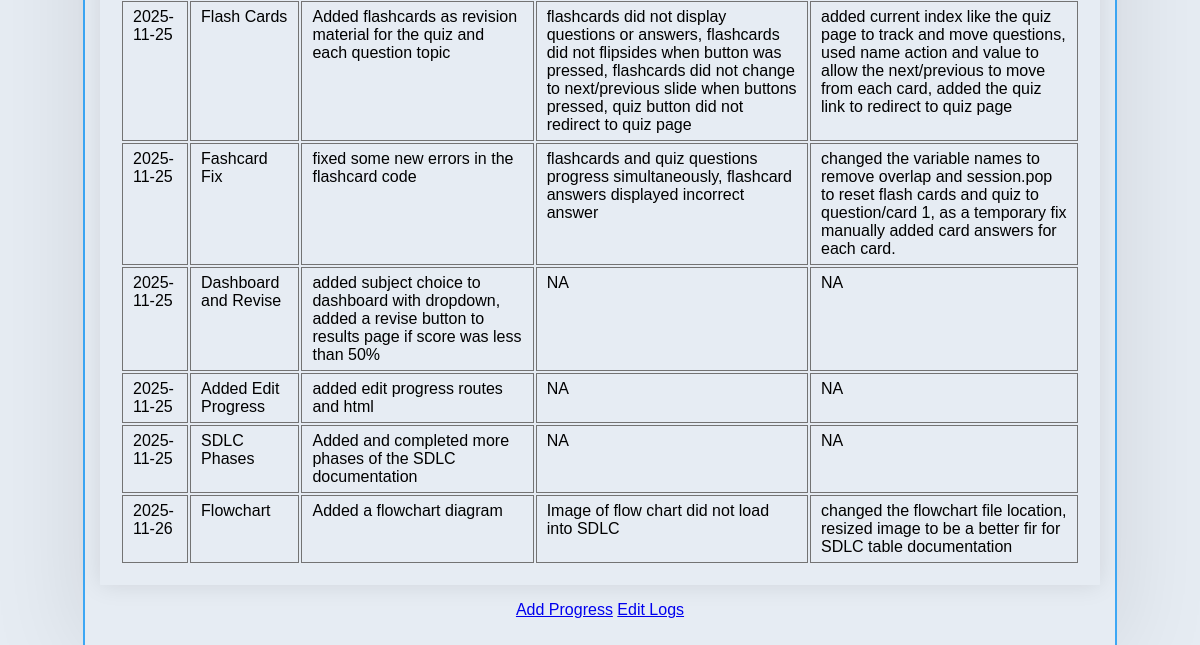
Page /logs (signed in, lower part) on the earlier database version.
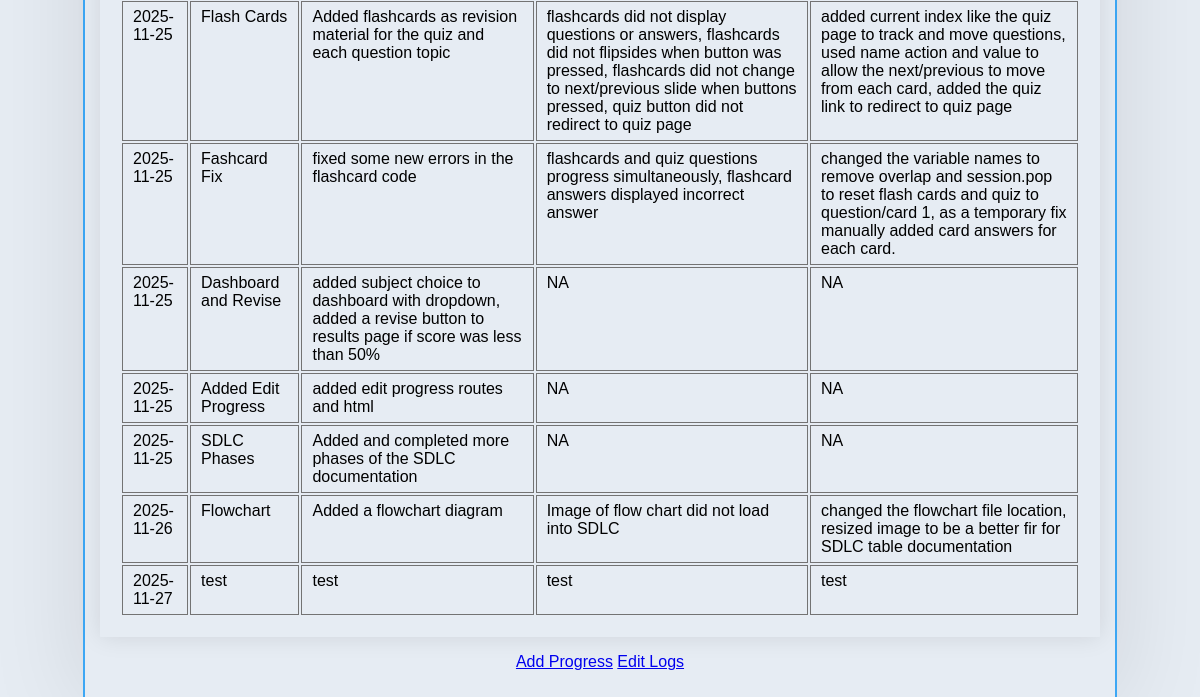
Same page on the later database version.
### tables this page shows
CREATE TABLE progresslogs (
    id INTEGER PRIMARY KEY AUTOINCREMENT,
    user_id INTEGER NOT NULL,
    date TEXT NOT NULL,
    title TEXT NOT NULL UNIQUE,
    details TEXT NOT NULL,
    image_path TEXT,
    challenges TEXT NOT NULL,
    solutions TEXT NOT NULL
);

### app.py (the view)
@app.route('/logs', methods = ['GET', 'POST'])
@login_required
def logs():
    conn = get_db_connection()
    cursor = conn.cursor()
    cursor.execute("SELECT date, title, details, challenges, solutions FROM progresslogs WHERE user_id = ? ORDER BY date ASC", (current_user.id,))
    posts = cursor.fetchall()
    conn.close()
    return render_template('logs.html', posts = posts, username=current_user.username)

### app.py (called while the page is built)
@login_manager.user_loader
def load_user(user_id):
    try:
        with get_db_connection() as conn:
            cursor = conn.cursor()
            cursor.execute(
                'SELECT id, username FROM Users WHERE id = ?',
                (user_id)
            )
            user = cursor.fetchone()
        if user:
            return User(id=user['id'], username=user['username'])
        return None
    except Exception as e:
        print(f"Error loading user {user_id}: {e}")  # Replace with proper logging later
        return None

def get_db_connection(): # connect to the database.db
    conn = sqlite3.connect('database.db')
    conn.row_factory = sqlite3.Row
    return conn

### templates/logs.html (shortened to what this page needs)
{% extends 'base.html' %}
{% block content %}
<form class="table">
    {% if posts %}
        <table>
        {% for post in posts %}
            <tr>
                <td>{{ post.date }}</td>
                <td>{{ post.title }}</td>
                <td>{{ post.details }}</td>
                <td>{{ post.challenges }}</td>
                <td>{{ post.solutions }}</td>
            </tr>
        {% endfor%}
        </table>
        <p class="progress"><a href="{{ url_for('addprogress') }}">Add Progress</a>
        <a href="{{ url_for('edit_log') }}">Edit Logs</a></p>
    {%endif%}
</form>
{% endblock %}

Differences in the rows shown:
added progresslogs: date "2025-11-27", title "test", details "test", challenges "test", solutions "test"
